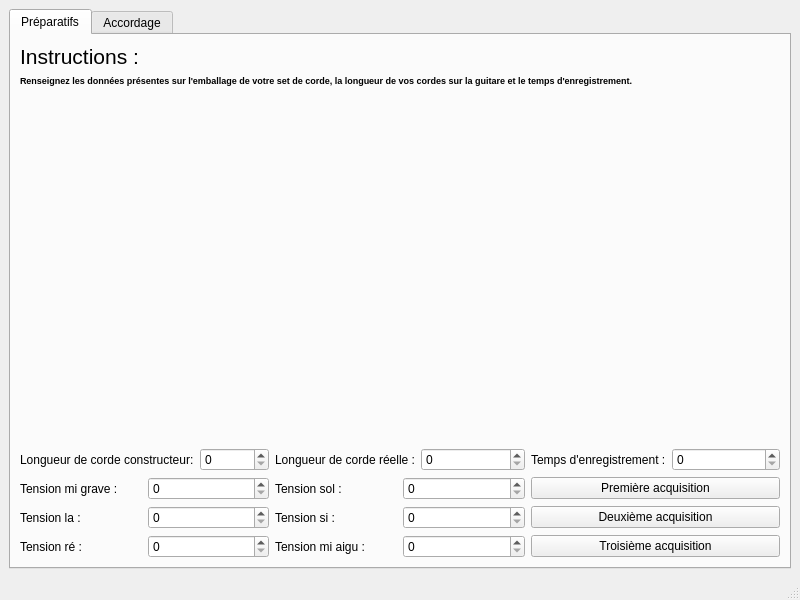
<?xml version="1.0" encoding="UTF-8"?>
<ui version="4.0">
 <class>MainWindow</class>
 <widget class="QMainWindow" name="MainWindow">
  <property name="geometry">
   <rect>
    <x>0</x>
    <y>0</y>
    <width>800</width>
    <height>600</height>
   </rect>
  </property>
  <property name="windowTitle">
   <string>Accordeur Beta</string>
  </property>
  <widget class="QWidget" name="centralwidget">
   <layout class="QVBoxLayout" name="verticalLayout">
    <item>
     <widget class="QTabWidget" name="tabWidget">
      <property name="currentIndex">
       <number>0</number>
      </property>
      <widget class="QWidget" name="tab_1">
       <attribute name="title">
        <string>Préparatifs</string>
       </attribute>
       <layout class="QGridLayout" name="gridLayout_2">
        <item row="4" column="2">
         <widget class="QPushButton" name="pushButton">
          <property name="text">
           <string>Première acquisition</string>
          </property>
         </widget>
        </item>
        <item row="2" column="0">
         <layout class="QHBoxLayout" name="horizontalLayout_4">
          <item>
           <widget class="QLabel" name="label_2">
            <property name="text">
             <string>Longueur de corde constructeur:</string>
            </property>
           </widget>
          </item>
          <item>
           <widget class="QSpinBox" name="spinBox"/>
          </item>
         </layout>
        </item>
        <item row="4" column="1">
         <layout class="QHBoxLayout" name="horizontalLayout_13">
          <item>
           <widget class="QLabel" name="label_11">
            <property name="text">
             <string>Tension sol :</string>
            </property>
           </widget>
          </item>
          <item>
           <widget class="QSpinBox" name="spinBox_5"/>
          </item>
         </layout>
        </item>
        <item row="4" column="0">
         <layout class="QHBoxLayout" name="horizontalLayout_5">
          <item>
           <widget class="QLabel" name="label_3">
            <property name="text">
             <string>Tension mi grave :</string>
            </property>
           </widget>
          </item>
          <item>
           <widget class="QSpinBox" name="spinBox_2"/>
          </item>
         </layout>
        </item>
        <item row="5" column="2">
         <widget class="QPushButton" name="pushButton_3">
          <property name="text">
           <string>Deuxième acquisition</string>
          </property>
         </widget>
        </item>
        <item row="6" column="2">
         <widget class="QPushButton" name="pushButton_2">
          <property name="text">
           <string>Troisième acquisition</string>
          </property>
         </widget>
        </item>
        <item row="2" column="2">
         <layout class="QHBoxLayout" name="horizontalLayout_16">
          <item>
           <widget class="QLabel" name="label_14">
            <property name="text">
             <string>Temps d'enregistrement :</string>
            </property>
           </widget>
          </item>
          <item>
           <widget class="QSpinBox" name="spinBox_8"/>
          </item>
         </layout>
        </item>
        <item row="2" column="1">
         <layout class="QHBoxLayout" name="horizontalLayout_6">
          <item>
           <widget class="QLabel" name="label_4">
            <property name="text">
             <string>Longueur de corde réelle :</string>
            </property>
           </widget>
          </item>
          <item>
           <widget class="QSpinBox" name="spinBox_10"/>
          </item>
         </layout>
        </item>
        <item row="5" column="0">
         <layout class="QHBoxLayout" name="horizontalLayout_11">
          <item>
           <widget class="QLabel" name="label_9">
            <property name="text">
             <string>Tension la :</string>
            </property>
           </widget>
          </item>
          <item>
           <widget class="QSpinBox" name="spinBox_3"/>
          </item>
         </layout>
        </item>
        <item row="5" column="1">
         <layout class="QHBoxLayout" name="horizontalLayout_14">
          <item>
           <widget class="QLabel" name="label_12">
            <property name="text">
             <string>Tension si :</string>
            </property>
           </widget>
          </item>
          <item>
           <widget class="QSpinBox" name="spinBox_6"/>
          </item>
         </layout>
        </item>
        <item row="6" column="0">
         <layout class="QHBoxLayout" name="horizontalLayout_12">
          <item>
           <widget class="QLabel" name="label_10">
            <property name="text">
             <string>Tension ré :</string>
            </property>
           </widget>
          </item>
          <item>
           <widget class="QSpinBox" name="spinBox_4"/>
          </item>
         </layout>
        </item>
        <item row="6" column="1">
         <layout class="QHBoxLayout" name="horizontalLayout_15">
          <item>
           <widget class="QLabel" name="label_13">
            <property name="text">
             <string>Tension mi aigu :</string>
            </property>
           </widget>
          </item>
          <item>
           <widget class="QSpinBox" name="spinBox_7"/>
          </item>
         </layout>
        </item>
        <item row="0" column="0" colspan="3">
         <layout class="QVBoxLayout" name="verticalLayout_2">
          <item>
           <widget class="QLabel" name="label">
            <property name="font">
             <font>
              <pointsize>16</pointsize>
             </font>
            </property>
            <property name="text">
             <string>Instructions :</string>
            </property>
           </widget>
          </item>
          <item>
           <layout class="QHBoxLayout" name="horizontalLayout_9"/>
          </item>
          <item>
           <widget class="QLabel" name="label_5">
            <property name="font">
             <font>
              <pointsize>7</pointsize>
              <weight>75</weight>
              <bold>true</bold>
             </font>
            </property>
            <property name="text">
             <string>Renseignez les données présentes sur l'emballage de votre set de corde, la longueur de vos cordes sur la guitare et le temps d'enregistrement.</string>
            </property>
           </widget>
          </item>
         </layout>
        </item>
        <item row="1" column="0">
         <layout class="QHBoxLayout" name="horizontalLayout_7">
          <item>
           <spacer name="verticalSpacer_4">
            <property name="orientation">
             <enum>Qt::Vertical</enum>
            </property>
            <property name="sizeHint" stdset="0">
             <size>
              <width>20</width>
              <height>40</height>
             </size>
            </property>
           </spacer>
          </item>
         </layout>
        </item>
       </layout>
      </widget>
      <widget class="QWidget" name="tab_2">
       <attribute name="title">
        <string>Accordage</string>
       </attribute>
       <layout class="QGridLayout" name="gridLayout">
        <item row="1" column="0">
         <layout class="QHBoxLayout" name="horizontalLayout_10"/>
        </item>
        <item row="4" column="0" colspan="3">
         <layout class="QHBoxLayout" name="horizontalLayout_8">
          <item>
           <widget class="QLabel" name="label_7">
            <property name="font">
             <font>
              <pointsize>7</pointsize>
              <weight>75</weight>
              <bold>true</bold>
             </font>
            </property>
            <property name="text">
             <string/>
            </property>
           </widget>
          </item>
         </layout>
        </item>
        <item row="7" column="1">
         <layout class="QHBoxLayout" name="horizontalLayout_19">
          <item>
           <widget class="QLabel" name="label_17">
            <property name="text">
             <string>Temps d'enregistrement :</string>
            </property>
           </widget>
          </item>
          <item>
           <widget class="QSpinBox" name="spinBox_9"/>
          </item>
         </layout>
        </item>
        <item row="7" column="2">
         <widget class="QPushButton" name="pushButton_4">
          <property name="text">
           <string>Mi grave</string>
          </property>
         </widget>
        </item>
        <item row="7" column="3">
         <widget class="QPushButton" name="pushButton_5">
          <property name="text">
           <string>La</string>
          </property>
         </widget>
        </item>
        <item row="7" column="4">
         <widget class="QPushButton" name="pushButton_6">
          <property name="text">
           <string>Ré</string>
          </property>
         </widget>
        </item>
        <item row="8" column="2">
         <widget class="QPushButton" name="pushButton_7">
          <property name="text">
           <string>Sol</string>
          </property>
         </widget>
        </item>
        <item row="8" column="3">
         <widget class="QPushButton" name="pushButton_8">
          <property name="text">
           <string>Si</string>
          </property>
         </widget>
        </item>
        <item row="8" column="4">
         <widget class="QPushButton" name="pushButton_9">
          <property name="text">
           <string>Mi</string>
          </property>
         </widget>
        </item>
        <item row="0" column="0" colspan="2">
         <layout class="QHBoxLayout" name="horizontalLayout_3">
          <item>
           <widget class="QLabel" name="label_6">
            <property name="font">
             <font>
              <pointsize>16</pointsize>
             </font>
            </property>
            <property name="text">
             <string>Instructions :</string>
            </property>
           </widget>
          </item>
         </layout>
        </item>
        <item row="9" column="2">
         <layout class="QHBoxLayout" name="horizontalLayout_2"/>
        </item>
        <item row="7" column="5">
         <layout class="QHBoxLayout" name="horizontalLayout">
          <item>
           <spacer name="horizontalSpacer">
            <property name="orientation">
             <enum>Qt::Horizontal</enum>
            </property>
            <property name="sizeHint" stdset="0">
             <size>
              <width>40</width>
              <height>20</height>
             </size>
            </property>
           </spacer>
          </item>
         </layout>
        </item>
        <item row="2" column="0">
         <spacer name="verticalSpacer_2">
          <property name="orientation">
           <enum>Qt::Vertical</enum>
          </property>
          <property name="sizeHint" stdset="0">
           <size>
            <width>20</width>
            <height>40</height>
           </size>
          </property>
         </spacer>
        </item>
        <item row="3" column="0">
         <layout class="QHBoxLayout" name="horizontalLayout_17"/>
        </item>
        <item row="5" column="0">
         <spacer name="verticalSpacer_3">
          <property name="orientation">
           <enum>Qt::Vertical</enum>
          </property>
          <property name="sizeHint" stdset="0">
           <size>
            <width>20</width>
            <height>40</height>
           </size>
          </property>
         </spacer>
        </item>
        <item row="7" column="0">
         <spacer name="horizontalSpacer_2">
          <property name="orientation">
           <enum>Qt::Horizontal</enum>
          </property>
          <property name="sizeHint" stdset="0">
           <size>
            <width>40</width>
            <height>20</height>
           </size>
          </property>
         </spacer>
        </item>
       </layout>
      </widget>
     </widget>
    </item>
   </layout>
  </widget>
  <widget class="QMenuBar" name="menubar">
   <property name="geometry">
    <rect>
     <x>0</x>
     <y>0</y>
     <width>800</width>
     <height>21</height>
    </rect>
   </property>
  </widget>
  <widget class="QStatusBar" name="statusbar"/>
 </widget>
 <resources/>
 <connections/>
</ui>
